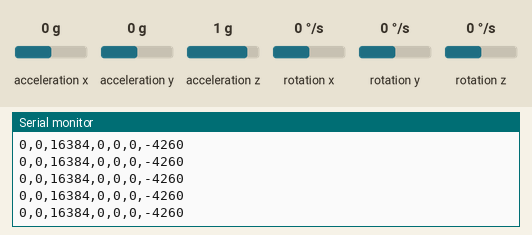
This sketch was run on a simulated Arduino Uno, built with avr-gcc and run on an emulated ATmega328P. Parts: the last lines printed to the serial monitor. Wiring (inferred from the names in the program): MPU-6050 motion sensor at I2C address 0x68. The inputs (shaded band) are chosen by the test bench; at power-on: acceleration x 0 g, acceleration y 0 g, rotation x 0 °/s, acceleration z 1 g, rotation y 0 °/s, rotation z 0 °/s.

Above: at 1.3 s.
1.4 s: acceleration x set to -1.4 g
At 2.4 s:
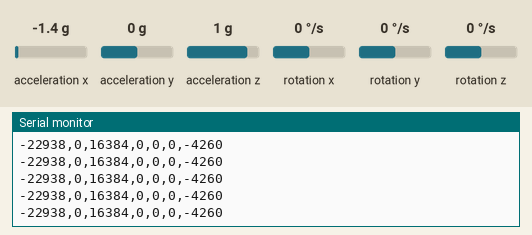
2.9 s: acceleration y set to 0.8 g
At 3.7 s:
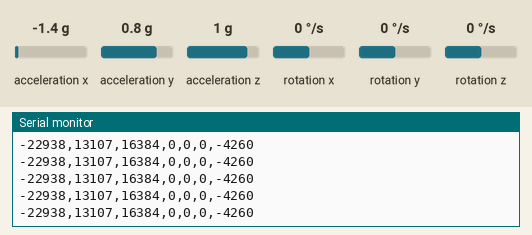
5.9 s: rotation x set to -100 °/s
At 6.9 s:
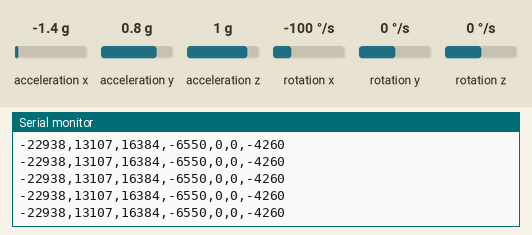
8.9 s: acceleration z set to -1.4 g
At 9.6 s:
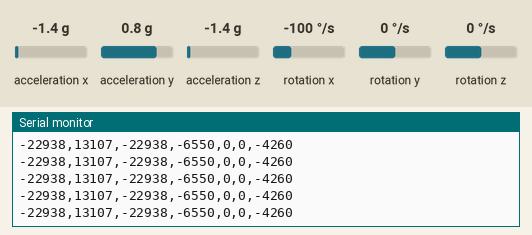
10.4 s: rotation y set to 100 °/s
At 11.3 s:
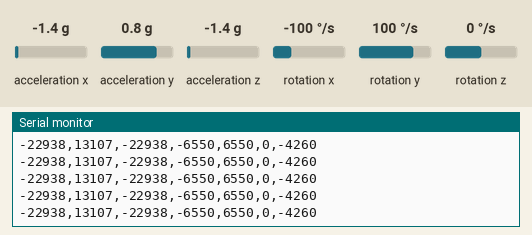
13.4 s: acceleration x set to 0 g
At 14.4 s:
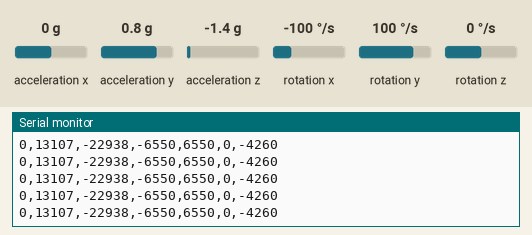

The sketch:

imu_mpu6050.ino
```cpp
// MPU6050 IMU - Raw Data Output (CSV Format)
// Movement Chain Golf Swing Analysis
//
// Wiring (I2C):
//   MPU6050 VCC → Arduino 5V (or 3.3V)
//   MPU6050 GND → Arduino GND
//   MPU6050 SDA → Arduino A4 (SDA)
//   MPU6050 SCL → Arduino A5 (SCL)
//
// Output: CSV format at configured sampling rate

#include <Wire.h>

// ============== CONFIGURATION ==============
const int MPU_ADDR = 0x68;        // I2C address (0x68 default, 0x69 if AD0=HIGH)
const long BAUD_RATE = 115200;    // Serial baud rate (match Python recorder)
const int SAMPLE_RATE_HZ = 100;   // Sampling rate (100 Hz recommended for IMU)
const int SAMPLE_DELAY_MS = 10;   // 1000 / SAMPLE_RATE_HZ

// Sensitivity settings (see datasheet)
// Accelerometer: 0=±2g, 1=±4g, 2=±8g, 3=±16g
// Gyroscope: 0=±250°/s, 1=±500°/s, 2=±1000°/s, 3=±2000°/s
const int ACCEL_RANGE = 0;        // ±2g (most sensitive for subtle movements)
const int GYRO_RANGE = 1;         // ±500°/s (good for golf swing speed)
// ===========================================

// Raw data variables
int16_t AcX, AcY, AcZ;
int16_t GyX, GyY, GyZ;
int16_t Tmp;

void setup() {
  Wire.begin();
  Serial.begin(BAUD_RATE);

  // Wake up MPU6050 (it starts in sleep mode)
  Wire.beginTransmission(MPU_ADDR);
  Wire.write(0x6B);  // PWR_MGMT_1 register
  Wire.write(0);     // Set to 0 to wake up
  Wire.endTransmission(true);

  // Configure accelerometer range
  Wire.beginTransmission(MPU_ADDR);
  Wire.write(0x1C);  // ACCEL_CONFIG register
  Wire.write(ACCEL_RANGE << 3);
  Wire.endTransmission(true);

  // Configure gyroscope range
  Wire.beginTransmission(MPU_ADDR);
  Wire.write(0x1B);  // GYRO_CONFIG register
  Wire.write(GYRO_RANGE << 3);
  Wire.endTransmission(true);

  // Configure Digital Low Pass Filter (DLPF)
  // Setting 3 = 44Hz bandwidth, good balance of noise reduction and responsiveness
  Wire.beginTransmission(MPU_ADDR);
  Wire.write(0x1A);  // CONFIG register
  Wire.write(3);     // DLPF_CFG = 3
  Wire.endTransmission(true);

  // Small delay for sensor to stabilize
  delay(100);

  // Print CSV header
  Serial.println("AcX,AcY,AcZ,GyX,GyY,GyZ,Tmp");
}

void loop() {
  // Request 14 bytes starting from ACCEL_XOUT_H (0x3B)
  Wire.beginTransmission(MPU_ADDR);
  Wire.write(0x3B);
  Wire.endTransmission(false);
  Wire.requestFrom(MPU_ADDR, 14, true);

  // Read accelerometer data (3 x 16-bit values)
  AcX = Wire.read() << 8 | Wire.read();
  AcY = Wire.read() << 8 | Wire.read();
  AcZ = Wire.read() << 8 | Wire.read();

  // Read temperature (16-bit value)
  Tmp = Wire.read() << 8 | Wire.read();

  // Read gyroscope data (3 x 16-bit values)
  GyX = Wire.read() << 8 | Wire.read();
  GyY = Wire.read() << 8 | Wire.read();
  GyZ = Wire.read() << 8 | Wire.read();

  // Output CSV format: AcX,AcY,AcZ,GyX,GyY,GyZ,Tmp
  Serial.print(AcX); Serial.print(",");
  Serial.print(AcY); Serial.print(",");
  Serial.print(AcZ); Serial.print(",");
  Serial.print(GyX); Serial.print(",");
  Serial.print(GyY); Serial.print(",");
  Serial.print(GyZ); Serial.print(",");
  Serial.println(Tmp);

  delay(SAMPLE_DELAY_MS);
}
```

Measured:
- after the input at 1.4 s, the serial monitor: prints a new line at once (image 1)
- after the input at 2.9 s, the serial monitor: prints a new line at once (image 2)
- after the input at 5.9 s, the serial monitor: prints a new line at once (image 3)
- after the input at 8.9 s, the serial monitor: prints a new line at once (image 4)
- after the input at 10.4 s, the serial monitor: prints a new line at once (image 5)
- after the input at 13.4 s, the serial monitor: prints a new line at once (image 6)
